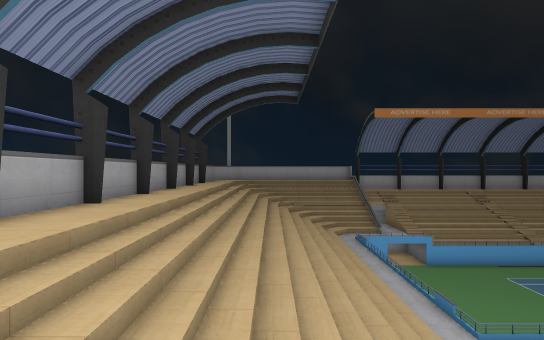
view 1 (above)

24 first-person views from a walk through a Unity game level. The camera is 1.3 m above the floor, looks level and sees 75° across. The floor is counted in squares, 2 m on a side. Each view is taken from the middle of a square. On the plan, view 1 faces up. The plan holds only what a view shows up to about 10 squares ahead; the rest is blank. The place goes on beyond the plan.

view 2
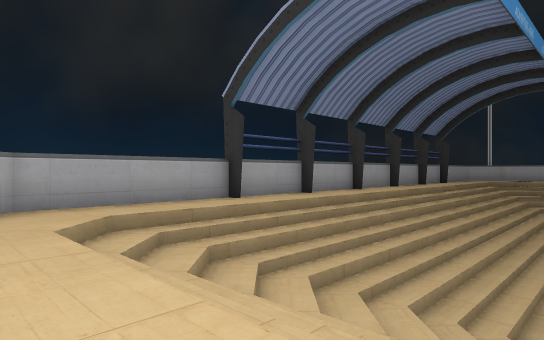

view 3
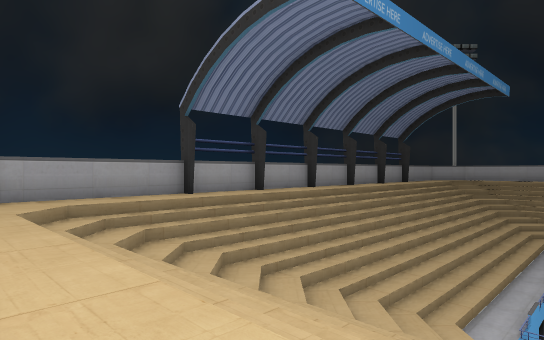

view 4
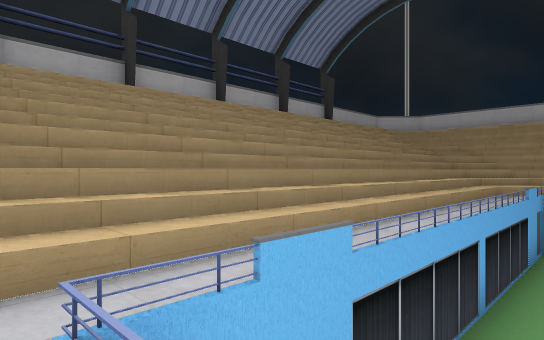

view 5
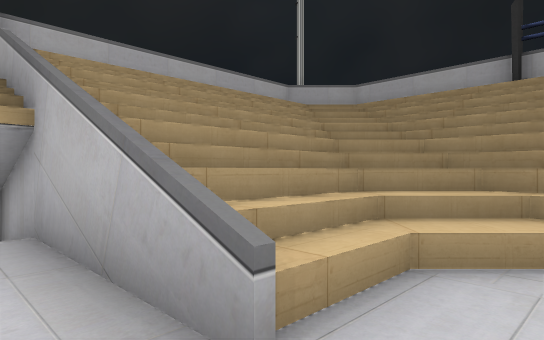

view 6
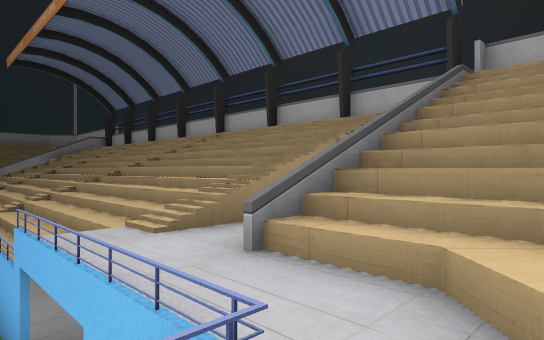

view 7
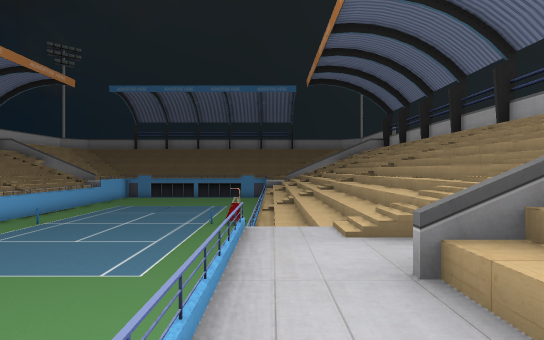

view 8
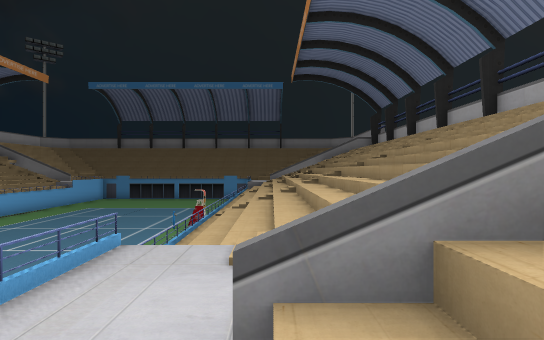

view 9
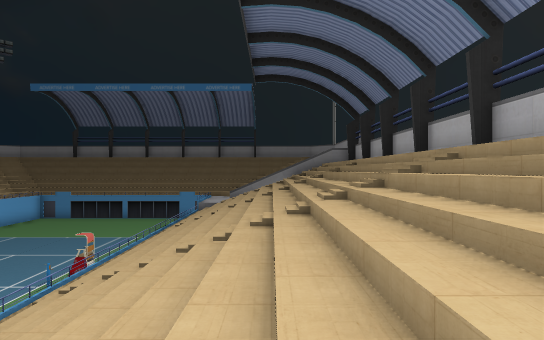

view 10
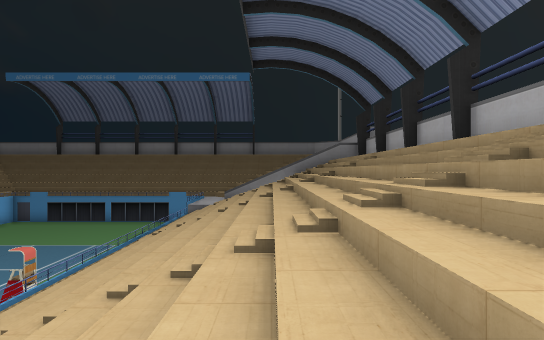

view 11
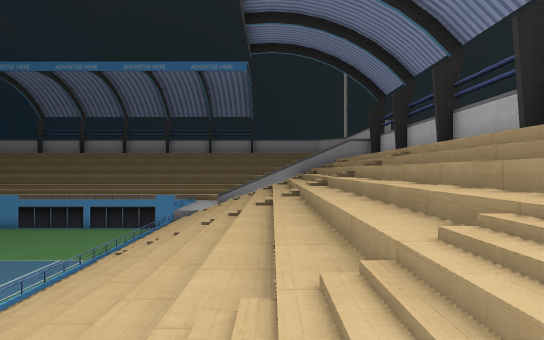

view 12
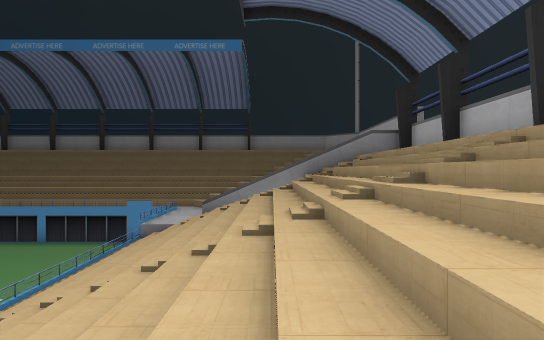

view 13
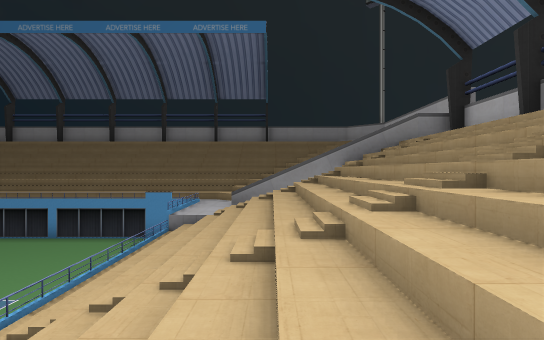

view 14
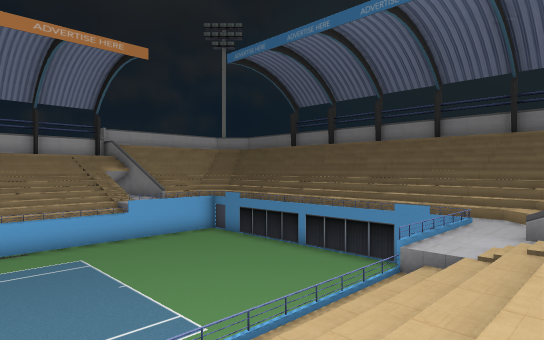

view 15
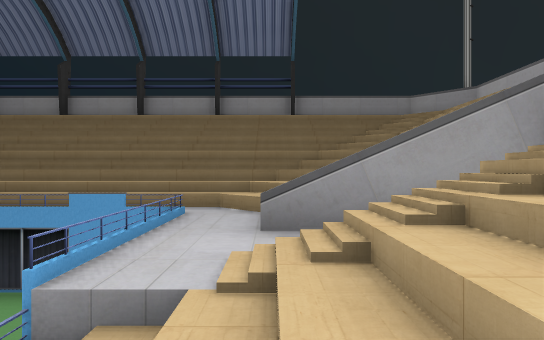

view 16
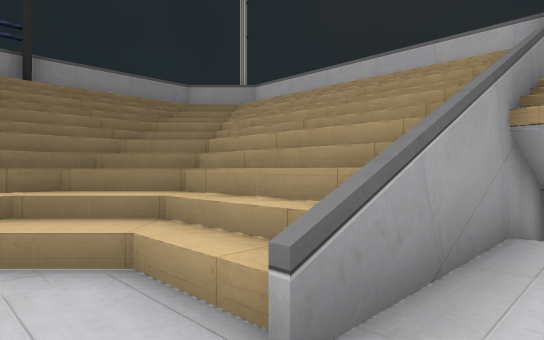

view 17
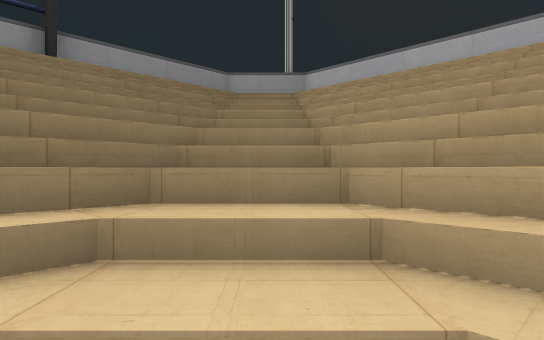

view 18
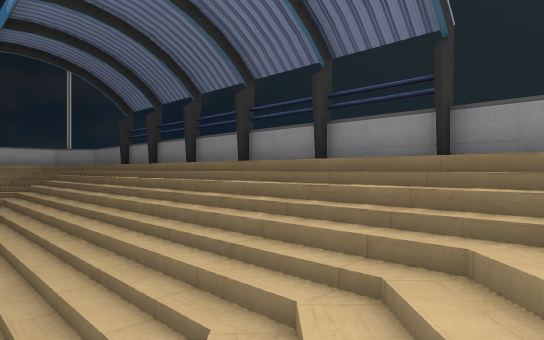

view 19
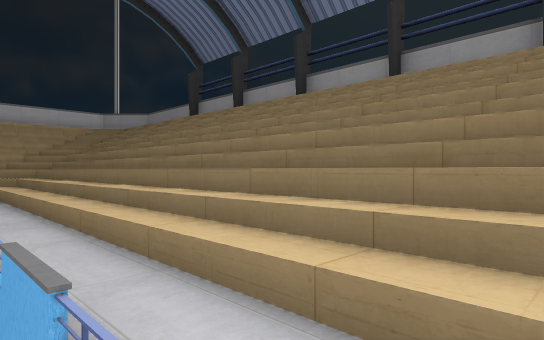

view 20
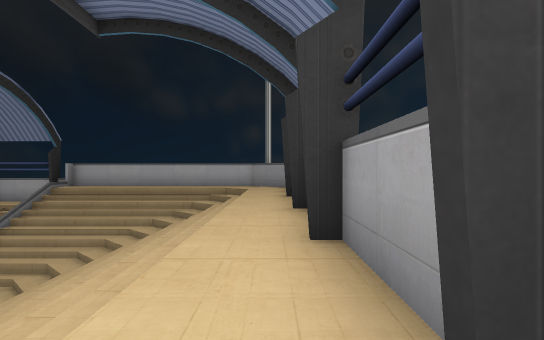

view 21
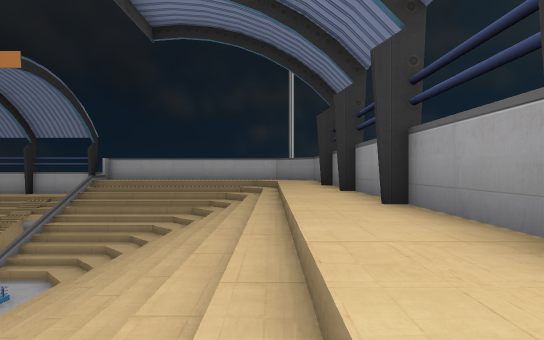

view 22
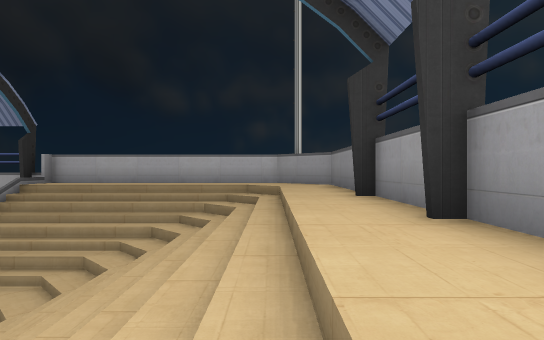

view 23
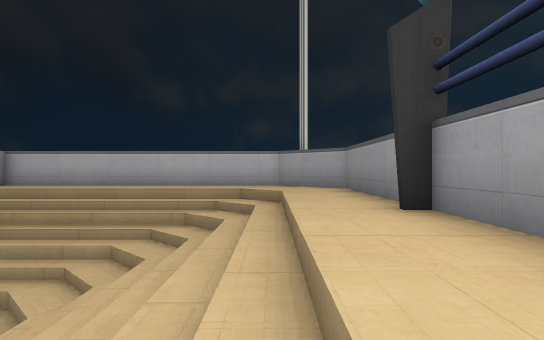

view 24
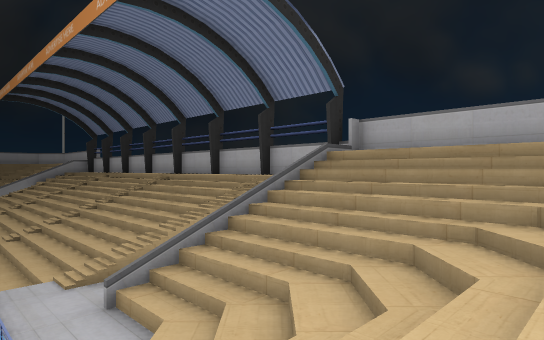

### Floor plan
Key: @ floor where view 1 was taken; # wall or solid block; . main floor; - floor 4.75 m lower than the main floor; / step, stairs or slope; = window, fence, low wall or low ledge; v drop or lower ground; C chair.
Columns run from 4 left of view 1 to 34 right of it. Each row starts with its distance up from view 1.
 24                              #=======v
 23                             #/.......#
 22                              ///////..#
 21                          /// ////////.#
 20                         /////////////.#
 19                        /////-////////.#
 18                        /////-////////.#
 17       //               /////-////////.#
 16      ///               ////=---//////.#
 15     ////v              vvv    v//////.#
 14    /////v              vvvv    //////.#
 13   //////v       vv     vvvvv   //////.#
 12 # //////v     vvvvv    vvvvvv  //////.#
 11 # //////v    vvvvvv    vvvvvvv //////.#
 10 #.//////vvvvvvvvvvv vvvvvvvvvvv//////.#
  9 #.//////vvvvvvvvvvvvvvvvvvvvvvv//////.#
  8 #.//////v  vvvvvvvvvvvvvvvvvvvv////// #
  7 #.//////v  vvvvvvv C          v////// #
  6 #.//////---=///////////////=---////// #
  5 #.///////=-/////////////////-#/////// #
  4 #.///////=-/////////////////-=/////// #
  3 #.////////-/////////////////-//////// #
  2 #.////////-////////////////////////// #
  1 #./////////////////////////////////// #
  0 #../@/////                   ///////  #
 -1    ....../####  #############/
 -2    #######                   ########

Positions as (right, up) in squares from view 1, and headings:
1: (0, 0), facing up
2: (3, -1), facing up-left
3: (5, -1), facing up-left
4: (5, 6), facing up-left
5: (6, 6), facing down-left
6: (3, 7), facing down-right
7: (3, 6), facing right
8: (4, 5), facing right
9: (7, 3), facing right
10: (9, 3), facing right
11: (11, 3), facing right
12: (14, 3), facing right
13: (15, 4), facing right
14: (18, 4), facing up-right
15: (21, 5), facing right
16: (24, 6), facing down-right
17: (26, 6), facing down-right
18: (27, 2), facing up-right
19: (26, 6), facing up-right
20: (33, 9), facing up
21: (32, 8), facing up
22: (32, 12), facing up
23: (32, 14), facing up
24: (30, 15), facing up-left
